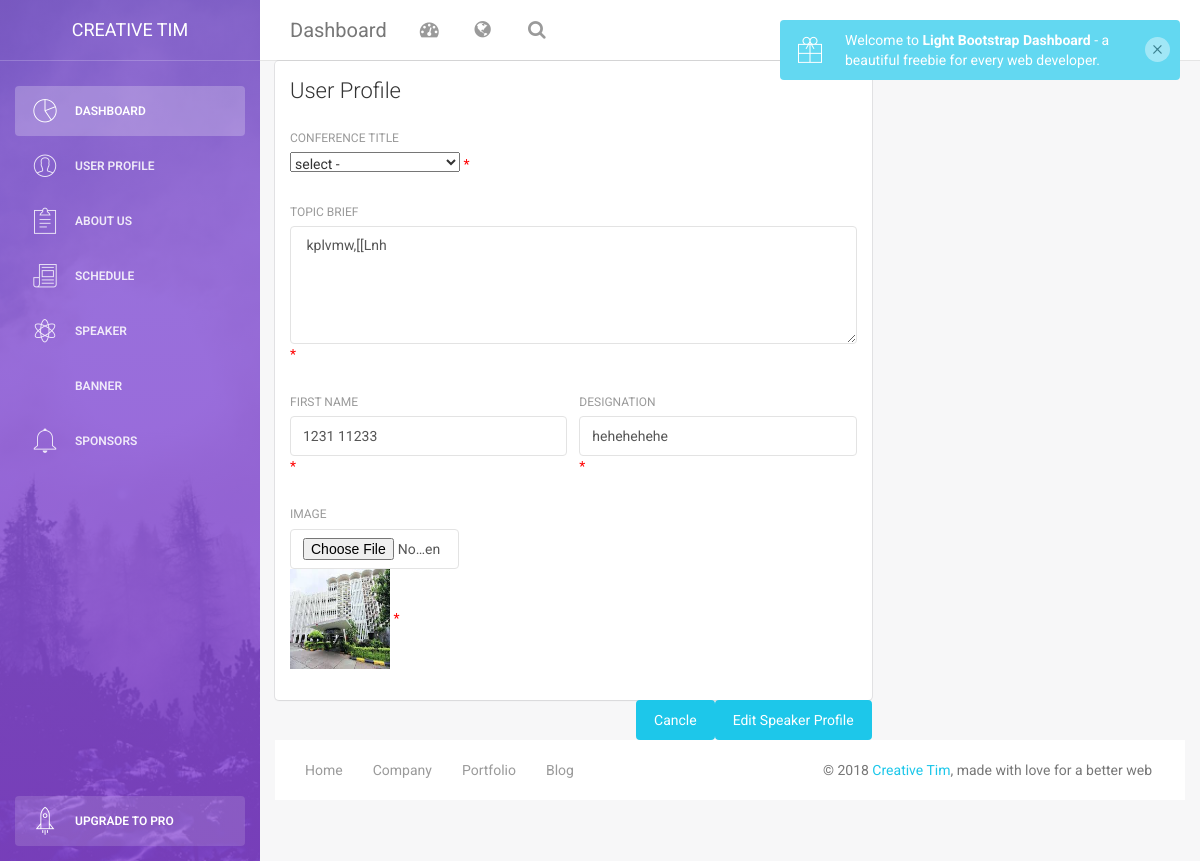
The app's page /site/admin/editspeaker.php?id=1 (signed in), older data.
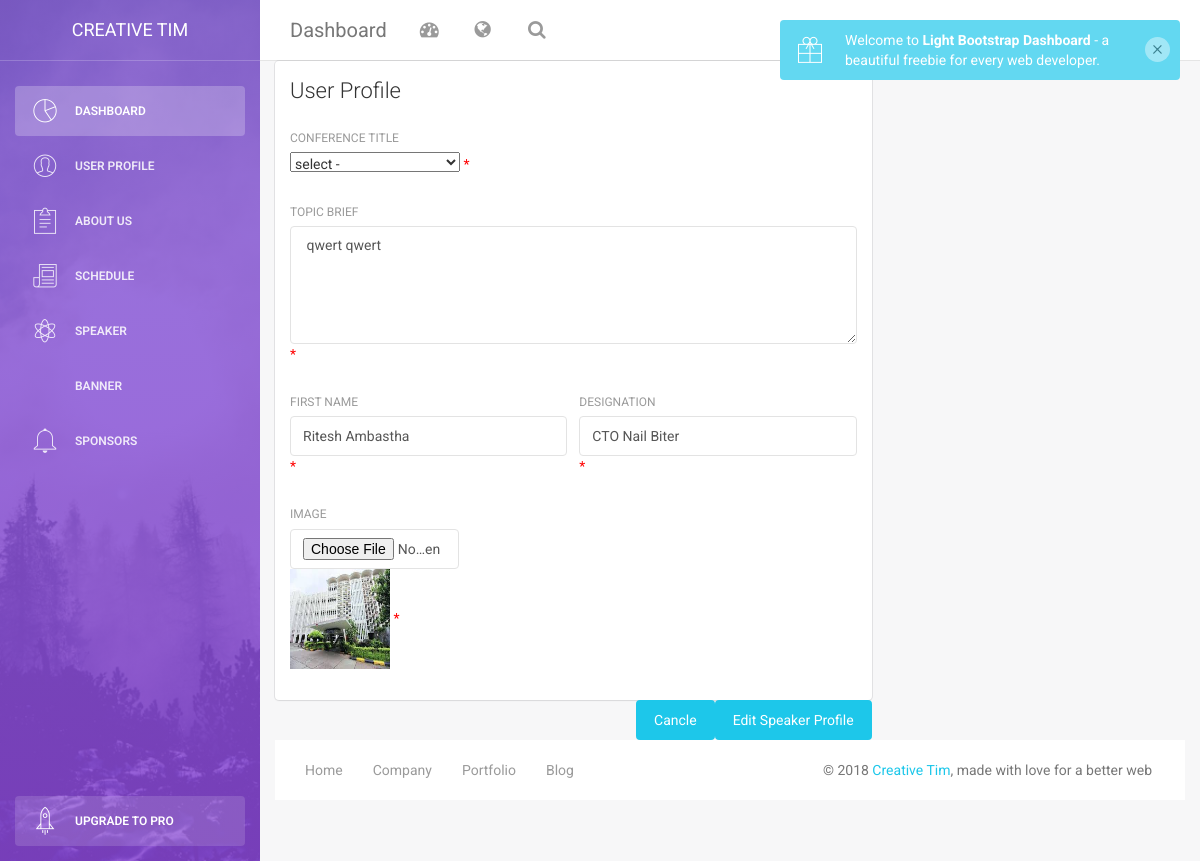
The same page, newer data.
### tables this page shows
CREATE TABLE `conference_speaker_detail` (
  `speaker_id` int(11) NOT NULL,
  `speaking_desc` varchar(100) NOT NULL,
  `speaker_name` varchar(30) NOT NULL,
  `speaker_designation` varchar(30) NOT NULL,
  `speaker_image` varchar(100) NOT NULL,
  `conference_id` int(3) NOT NULL,
  `admin_id` int(3) NOT NULL,
  `active_flag` int(1) NOT NULL,
  `created_by` int(11) NOT NULL,
  `updated_by` int(11) NOT NULL
);

### site/admin/editspeaker.php (the view, shortened to what this page needs)
<?php include('include/connection.php'); ?>
<?php
    $_speaker_name_error= $_speaker_speaking_error = $_speaker_designation_error = $_speaker_image_error = $_speaker_conference_title_error = "";
 $select_query = mysqli_query($_connection,"SELECT * FROM `conference_speaker_detail` WHERE speaker_id='".$_GET['id']."'");
while($edit_rows = mysqli_fetch_assoc($select_query)){
        $display_speaking = $edit_rows['speaking_desc'];
         $display_name = $edit_rows['speaker_name'];
         $display_designation = $edit_rows['speaker_designation'];
         $display_image = $edit_rows['speaker_image'];
        }
?>
<?php include('layout/header.php'); ?>
<?php include('layout/leftsidebar.php'); ?>
<div class="content">
    <div class="container-fluid">
        <div class="row">
            <div class="col-md-8">
                <div class="card">
                    <div class="header">
                        <h4 class="title">User Profile</h4>
                    </div>
                    <div class="content">
                        <form method="POST" enctype="multipart/form-data" >
                            <div class="row">
                                <div class="col-md-5">
                                    <div class="form-group">
                                        <label>Conference Title</label>
                                        <select name="_conference_title">
                                             <option value=""> select -</option>
                                        </select>
                                        <span class="error" style="color:red">* <?php echo $_speaker_conference_title_error;?></span>
                                    </div>
                                </div>
                            </div>
                               <div class="row">
                                <div class="col-md-12">
                                    <div class="form-group">
                                        <label>Topic Brief</label>
                                        <textarea rows="5" class="form-control" placeholder="what they'll talk" name="_speaker_speaking"> <?php echo $display_speaking; ?> </textarea>
                                        <span class="error" style="color:red">* <?php echo $_speaker_speaking_error;?></span>
                                    </div>
                                </div>
                            </div>
                            <div class="row">
                                <div class="col-md-6">
                                    <div class="form-group">
                                        <label>First Name</label>
                                        <input type="text" class="form-control" placeholder="First Name" name="_speaker_name" value="<?php echo $display_name ?>" >
                                        <span class="error" style="color:red">* <?php echo $_speaker_name_error;?></span>
                                    </div>
                                </div>
                                <div class="col-md-6">
                                    <div class="form-group">
                                        <label>Designation</label>
                                        <input type="text" class="form-control" placeholder="Designation" name="_speaker_designation" value="<?php echo $display_designation ?>">
                                        <span class="error" style="color:red">* <?php echo $_speaker_designation_error;?></span>
                                    </div>
                                </div>
                            </div>
                            <div class="row">
                                <div class="col-md-4">
                                    <div class="form-group">
                                        <label>Image</label>
                                        <input type="file" name="_speaker_image" class="form-control">
                                        <img src="../upload/<?php echo $display_image?>" height="100" width="100">
                                        <span class="error" style="color:red">* <?php echo $_speaker_image_error;?></span>
                                    </div>
                                </div>
                            </div>
                            </div>
                              <button type="submit" class="btn btn-info btn-fill pull-right" name="edit_speaker">Edit Speaker Profile</button>
                              <button type="submit" class="btn btn-info btn-fill pull-right" name="cancle_profile">Cancle</button>
        </div>
    </div>
</div>
<?php include('layout/footer.php'); ?>

Row changes from the older to the newer data that the page shows:
changed conference_speaker_detail: _speaker_speaking "kplvmw,[[Lnh" → "qwert qwert"; _speaker_name "1231 11233" → "Ritesh Ambastha"; _speaker_designation "hehehehehe" → "CTO Nail Biter"
